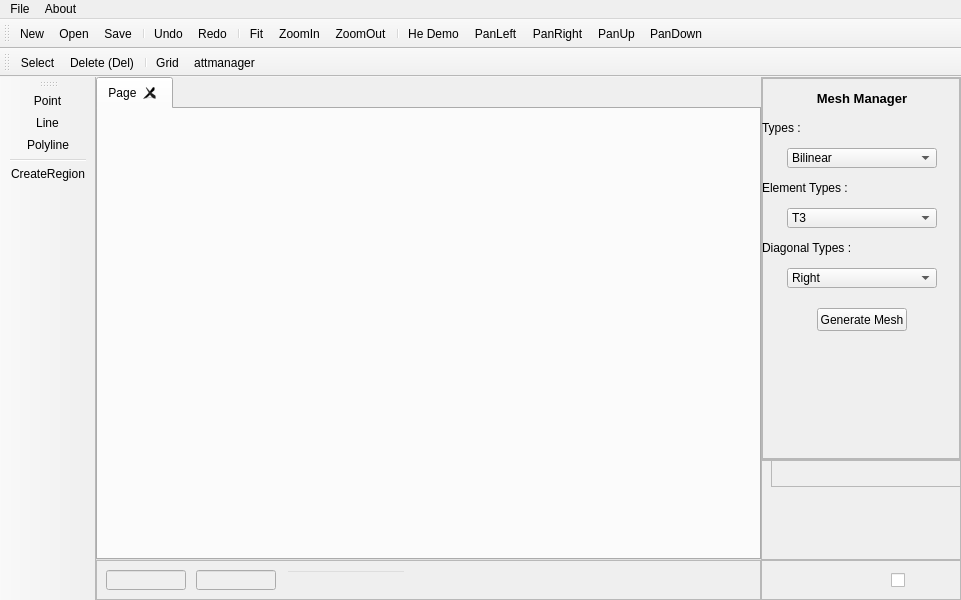
<?xml version="1.0" encoding="UTF-8"?>
<ui version="4.0">
 <class>MainWindow</class>
 <widget class="QMainWindow" name="MainWindow">
  <property name="geometry">
   <rect>
    <x>0</x>
    <y>0</y>
    <width>900</width>
    <height>600</height>
   </rect>
  </property>
  <property name="windowTitle">
   <string>GM2DTool</string>
  </property>
  <widget class="QWidget" name="centralwidget">
   <layout class="QVBoxLayout" name="verticalLayout">
    <property name="spacing">
     <number>0</number>
    </property>
    <property name="leftMargin">
     <number>0</number>
    </property>
    <property name="topMargin">
     <number>0</number>
    </property>
    <property name="rightMargin">
     <number>0</number>
    </property>
    <property name="bottomMargin">
     <number>0</number>
    </property>
    <item>
     <widget class="QFrame" name="centralFrame">
      <property name="frameShape">
       <enum>QFrame::NoFrame</enum>
      </property>
      <property name="frameShadow">
       <enum>QFrame::Raised</enum>
      </property>
      <layout class="QHBoxLayout" name="horizontalLayout">
       <property name="spacing">
        <number>0</number>
       </property>
       <property name="leftMargin">
        <number>0</number>
       </property>
       <property name="topMargin">
        <number>0</number>
       </property>
       <property name="rightMargin">
        <number>0</number>
       </property>
       <property name="bottomMargin">
        <number>0</number>
       </property>
       <item>
        <widget class="QTabWidget" name="tabWidget">
         <property name="styleSheet">
          <string notr="true">image: url(:/Logo/puc-rio.png);</string>
         </property>
         <property name="currentIndex">
          <number>0</number>
         </property>
         <property name="usesScrollButtons">
          <bool>true</bool>
         </property>
         <property name="tabsClosable">
          <bool>true</bool>
         </property>
         <property name="movable">
          <bool>true</bool>
         </property>
         <widget class="QWidget" name="tab">
          <attribute name="title">
           <string>Page</string>
          </attribute>
         </widget>
        </widget>
       </item>
       <item>
        <widget class="QFrame" name="leftFrame">
         <property name="minimumSize">
          <size>
           <width>200</width>
           <height>471</height>
          </size>
         </property>
         <property name="maximumSize">
          <size>
           <width>200</width>
           <height>16777215</height>
          </size>
         </property>
         <property name="styleSheet">
          <string notr="true"/>
         </property>
         <property name="frameShape">
          <enum>QFrame::NoFrame</enum>
         </property>
         <property name="frameShadow">
          <enum>QFrame::Plain</enum>
         </property>
         <property name="lineWidth">
          <number>0</number>
         </property>
         <layout class="QVBoxLayout" name="verticalLayout_2">
          <property name="spacing">
           <number>0</number>
          </property>
          <property name="leftMargin">
           <number>0</number>
          </property>
          <property name="topMargin">
           <number>0</number>
          </property>
          <property name="rightMargin">
           <number>0</number>
          </property>
          <property name="bottomMargin">
           <number>0</number>
          </property>
          <item>
           <widget class="QFrame" name="leftToolbarFrame">
            <property name="minimumSize">
             <size>
              <width>198</width>
              <height>369</height>
             </size>
            </property>
            <property name="frameShape">
             <enum>QFrame::StyledPanel</enum>
            </property>
            <property name="frameShadow">
             <enum>QFrame::Raised</enum>
            </property>
            <layout class="QVBoxLayout" name="verticalLayout_4">
             <property name="spacing">
              <number>0</number>
             </property>
             <property name="leftMargin">
              <number>0</number>
             </property>
             <property name="topMargin">
              <number>0</number>
             </property>
             <property name="rightMargin">
              <number>0</number>
             </property>
             <property name="bottomMargin">
              <number>0</number>
             </property>
             <item>
              <widget class="QFrame" name="meshFrame">
               <property name="frameShape">
                <enum>QFrame::StyledPanel</enum>
               </property>
               <property name="frameShadow">
                <enum>QFrame::Raised</enum>
               </property>
               <widget class="QLabel" name="mainTitlelabel">
                <property name="geometry">
                 <rect>
                  <x>0</x>
                  <y>10</y>
                  <width>200</width>
                  <height>20</height>
                 </rect>
                </property>
                <property name="font">
                 <font>
                  <pointsize>10</pointsize>
                  <weight>75</weight>
                  <bold>true</bold>
                 </font>
                </property>
                <property name="text">
                 <string>Mesh Manager</string>
                </property>
                <property name="alignment">
                 <set>Qt::AlignCenter</set>
                </property>
               </widget>
               <widget class="QComboBox" name="meshcomboBox">
                <property name="geometry">
                 <rect>
                  <x>25</x>
                  <y>70</y>
                  <width>150</width>
                  <height>20</height>
                 </rect>
                </property>
                <property name="currentText">
                 <string>Bilinear</string>
                </property>
                <item>
                 <property name="text">
                  <string>Bilinear</string>
                 </property>
                </item>
                <item>
                 <property name="text">
                  <string>Trilinear</string>
                 </property>
                </item>
                <item>
                 <property name="text">
                  <string>Delaunay</string>
                 </property>
                </item>
               </widget>
               <widget class="QLabel" name="meshTypesLabel">
                <property name="geometry">
                 <rect>
                  <x>0</x>
                  <y>40</y>
                  <width>200</width>
                  <height>20</height>
                 </rect>
                </property>
                <property name="text">
                 <string>Types :</string>
                </property>
               </widget>
               <widget class="QLabel" name="elemTypesLAbel">
                <property name="geometry">
                 <rect>
                  <x>0</x>
                  <y>100</y>
                  <width>200</width>
                  <height>20</height>
                 </rect>
                </property>
                <property name="text">
                 <string>Element Types :</string>
                </property>
               </widget>
               <widget class="QComboBox" name="elemcomboBox">
                <property name="geometry">
                 <rect>
                  <x>25</x>
                  <y>130</y>
                  <width>150</width>
                  <height>20</height>
                 </rect>
                </property>
                <item>
                 <property name="text">
                  <string>T3</string>
                 </property>
                </item>
                <item>
                 <property name="text">
                  <string>T6</string>
                 </property>
                </item>
                <item>
                 <property name="text">
                  <string>Q4</string>
                 </property>
                </item>
                <item>
                 <property name="text">
                  <string>Q8</string>
                 </property>
                </item>
               </widget>
               <widget class="QLabel" name="diagTypesLabel">
                <property name="geometry">
                 <rect>
                  <x>0</x>
                  <y>160</y>
                  <width>200</width>
                  <height>20</height>
                 </rect>
                </property>
                <property name="text">
                 <string>Diagonal Types :</string>
                </property>
               </widget>
               <widget class="QComboBox" name="diagcomboBox">
                <property name="geometry">
                 <rect>
                  <x>25</x>
                  <y>190</y>
                  <width>150</width>
                  <height>20</height>
                 </rect>
                </property>
                <item>
                 <property name="text">
                  <string>Right</string>
                 </property>
                </item>
                <item>
                 <property name="text">
                  <string>Left</string>
                 </property>
                </item>
                <item>
                 <property name="text">
                  <string>Union Jack</string>
                 </property>
                </item>
                <item>
                 <property name="text">
                  <string>Optimal</string>
                 </property>
                </item>
               </widget>
               <widget class="QPushButton" name="genMeshpushButton">
                <property name="geometry">
                 <rect>
                  <x>55</x>
                  <y>230</y>
                  <width>90</width>
                  <height>23</height>
                 </rect>
                </property>
                <property name="text">
                 <string>Generate Mesh</string>
                </property>
               </widget>
              </widget>
             </item>
            </layout>
           </widget>
          </item>
          <item>
           <widget class="QFrame" name="logoFrame">
            <property name="minimumSize">
             <size>
              <width>200</width>
              <height>100</height>
             </size>
            </property>
            <property name="maximumSize">
             <size>
              <width>16777215</width>
              <height>100</height>
             </size>
            </property>
            <property name="styleSheet">
             <string notr="true">image: url(:/PAth/femep-icon.png);</string>
            </property>
            <property name="frameShape">
             <enum>QFrame::StyledPanel</enum>
            </property>
            <property name="frameShadow">
             <enum>QFrame::Raised</enum>
            </property>
            <widget class="QFrame" name="frame">
             <property name="geometry">
              <rect>
               <x>10</x>
               <y>-350</y>
               <width>200</width>
               <height>377</height>
              </rect>
             </property>
             <property name="frameShape">
              <enum>QFrame::StyledPanel</enum>
             </property>
             <property name="frameShadow">
              <enum>QFrame::Raised</enum>
             </property>
            </widget>
           </widget>
          </item>
         </layout>
        </widget>
       </item>
      </layout>
     </widget>
    </item>
    <item>
     <widget class="QFrame" name="downToolbarFrame">
      <property name="minimumSize">
       <size>
        <width>865</width>
        <height>40</height>
       </size>
      </property>
      <property name="maximumSize">
       <size>
        <width>16777215</width>
        <height>40</height>
       </size>
      </property>
      <property name="styleSheet">
       <string notr="true"/>
      </property>
      <property name="frameShape">
       <enum>QFrame::NoFrame</enum>
      </property>
      <property name="frameShadow">
       <enum>QFrame::Plain</enum>
      </property>
      <property name="lineWidth">
       <number>0</number>
      </property>
      <layout class="QHBoxLayout" name="horizontalLayout_3">
       <property name="spacing">
        <number>0</number>
       </property>
       <property name="leftMargin">
        <number>0</number>
       </property>
       <property name="topMargin">
        <number>0</number>
       </property>
       <property name="rightMargin">
        <number>0</number>
       </property>
       <property name="bottomMargin">
        <number>0</number>
       </property>
       <item>
        <widget class="QFrame" name="downRightToolbarFrame">
         <property name="frameShape">
          <enum>QFrame::StyledPanel</enum>
         </property>
         <property name="frameShadow">
          <enum>QFrame::Raised</enum>
         </property>
         <widget class="QLineEdit" name="lineXCoords">
          <property name="enabled">
           <bool>false</bool>
          </property>
          <property name="geometry">
           <rect>
            <x>10</x>
            <y>10</y>
            <width>80</width>
            <height>20</height>
           </rect>
          </property>
          <property name="maximumSize">
           <size>
            <width>80</width>
            <height>16777215</height>
           </size>
          </property>
          <property name="styleSheet">
           <string notr="true">color: rgb(0, 0, 0);</string>
          </property>
          <property name="alignment">
           <set>Qt::AlignCenter</set>
          </property>
         </widget>
         <widget class="QLineEdit" name="lineYCoords">
          <property name="enabled">
           <bool>false</bool>
          </property>
          <property name="geometry">
           <rect>
            <x>100</x>
            <y>10</y>
            <width>80</width>
            <height>20</height>
           </rect>
          </property>
          <property name="maximumSize">
           <size>
            <width>80</width>
            <height>16777215</height>
           </size>
          </property>
          <property name="styleSheet">
           <string notr="true">color: rgb(0, 0, 0);</string>
          </property>
          <property name="frame">
           <bool>true</bool>
          </property>
          <property name="alignment">
           <set>Qt::AlignCenter</set>
          </property>
         </widget>
         <widget class="QLineEdit" name="lineLenght">
          <property name="enabled">
           <bool>false</bool>
          </property>
          <property name="geometry">
           <rect>
            <x>190</x>
            <y>10</y>
            <width>120</width>
            <height>20</height>
           </rect>
          </property>
          <property name="styleSheet">
           <string notr="true">color: rgb(255, 0, 0);background-color:transparent;</string>
          </property>
          <property name="frame">
           <bool>true</bool>
          </property>
          <property name="alignment">
           <set>Qt::AlignCenter</set>
          </property>
         </widget>
        </widget>
       </item>
       <item>
        <widget class="QFrame" name="downLeftToolbarFrame">
         <property name="minimumSize">
          <size>
           <width>200</width>
           <height>38</height>
          </size>
         </property>
         <property name="maximumSize">
          <size>
           <width>200</width>
           <height>16777215</height>
          </size>
         </property>
         <property name="frameShape">
          <enum>QFrame::StyledPanel</enum>
         </property>
         <property name="frameShadow">
          <enum>QFrame::Raised</enum>
         </property>
         <widget class="QCheckBox" name="snapcheckBox">
          <property name="enabled">
           <bool>true</bool>
          </property>
          <property name="geometry">
           <rect>
            <x>130</x>
            <y>10</y>
            <width>70</width>
            <height>20</height>
           </rect>
          </property>
          <property name="sizePolicy">
           <sizepolicy hsizetype="Fixed" vsizetype="Fixed">
            <horstretch>0</horstretch>
            <verstretch>0</verstretch>
           </sizepolicy>
          </property>
          <property name="contextMenuPolicy">
           <enum>Qt::DefaultContextMenu</enum>
          </property>
          <property name="acceptDrops">
           <bool>false</bool>
          </property>
          <property name="layoutDirection">
           <enum>Qt::LeftToRight</enum>
          </property>
          <property name="autoFillBackground">
           <bool>false</bool>
          </property>
          <property name="styleSheet">
           <string notr="true">color: rgb(0, 0, 0);
image: url(:/Logo/Snap-to-grid.png);</string>
          </property>
          <property name="text">
           <string/>
          </property>
          <property name="tristate">
           <bool>false</bool>
          </property>
         </widget>
        </widget>
       </item>
      </layout>
     </widget>
    </item>
   </layout>
  </widget>
  <widget class="QMenuBar" name="menubar">
   <property name="geometry">
    <rect>
     <x>0</x>
     <y>0</y>
     <width>900</width>
     <height>21</height>
    </rect>
   </property>
   <property name="styleSheet">
    <string notr="true"/>
   </property>
   <widget class="QMenu" name="menuFile">
    <property name="autoFillBackground">
     <bool>false</bool>
    </property>
    <property name="title">
     <string>File</string>
    </property>
    <addaction name="actionNewFile"/>
    <addaction name="actionOpenFile"/>
    <addaction name="actionSaveFile"/>
    <addaction name="actionExit"/>
   </widget>
   <widget class="QMenu" name="menuAbout">
    <property name="title">
     <string>About</string>
    </property>
   </widget>
   <addaction name="menuFile"/>
   <addaction name="menuAbout"/>
  </widget>
  <widget class="QToolBar" name="mainToolBar">
   <property name="windowTitle">
    <string>mainToolBar</string>
   </property>
   <property name="styleSheet">
    <string notr="true"/>
   </property>
   <attribute name="toolBarArea">
    <enum>TopToolBarArea</enum>
   </attribute>
   <attribute name="toolBarBreak">
    <bool>false</bool>
   </attribute>
   <addaction name="actionNewFile"/>
   <addaction name="actionOpenFile"/>
   <addaction name="actionSaveFile"/>
   <addaction name="separator"/>
   <addaction name="actionUndo"/>
   <addaction name="actionRedo"/>
   <addaction name="separator"/>
   <addaction name="actionFit"/>
   <addaction name="actionZoomIn"/>
   <addaction name="actionZoomOut"/>
   <addaction name="separator"/>
   <addaction name="actionHe_Demo"/>
   <addaction name="actionPanLeft"/>
   <addaction name="actionPanRight"/>
   <addaction name="actionPanUp"/>
   <addaction name="actionPanDown"/>
  </widget>
  <widget class="QToolBar" name="secondToolBar">
   <property name="windowTitle">
    <string>secondToolBar</string>
   </property>
   <property name="styleSheet">
    <string notr="true"/>
   </property>
   <attribute name="toolBarArea">
    <enum>TopToolBarArea</enum>
   </attribute>
   <attribute name="toolBarBreak">
    <bool>true</bool>
   </attribute>
   <addaction name="actionSelect"/>
   <addaction name="actionDelete"/>
   <addaction name="separator"/>
   <addaction name="actionGrid"/>
   <addaction name="actionAttmanager"/>
  </widget>
  <widget class="QToolBar" name="modelingToolBar">
   <property name="windowTitle">
    <string>modelingToolBar</string>
   </property>
   <property name="styleSheet">
    <string notr="true"/>
   </property>
   <attribute name="toolBarArea">
    <enum>LeftToolBarArea</enum>
   </attribute>
   <attribute name="toolBarBreak">
    <bool>false</bool>
   </attribute>
   <addaction name="actionPoint"/>
   <addaction name="actionLine"/>
   <addaction name="actionPolyline"/>
   <addaction name="separator"/>
   <addaction name="actionCreateRegion"/>
  </widget>
  <action name="actionLine">
   <property name="checkable">
    <bool>true</bool>
   </property>
   <property name="icon">
    <iconset>
     <normaloff>icons/Editing-Line-icon.png</normaloff>icons/Editing-Line-icon.png</iconset>
   </property>
   <property name="text">
    <string>Line</string>
   </property>
   <property name="toolTip">
    <string>Line (L)</string>
   </property>
   <property name="shortcut">
    <string>L</string>
   </property>
  </action>
  <action name="actionOpenFile">
   <property name="icon">
    <iconset>
     <normalon>icons/openfile.png</normalon>
    </iconset>
   </property>
   <property name="text">
    <string>Open</string>
   </property>
   <property name="toolTip">
    <string>Open File (Ctrl + O)</string>
   </property>
   <property name="shortcut">
    <string>Ctrl+O</string>
   </property>
  </action>
  <action name="actionSaveFile">
   <property name="icon">
    <iconset>
     <normalon>icons/savefile.png</normalon>
    </iconset>
   </property>
   <property name="text">
    <string>Save</string>
   </property>
   <property name="toolTip">
    <string>Save File (Ctrl + S)</string>
   </property>
   <property name="shortcut">
    <string>Ctrl+S</string>
   </property>
  </action>
  <action name="actionExit">
   <property name="icon">
    <iconset>
     <normalon>icons/exit.png</normalon>
    </iconset>
   </property>
   <property name="text">
    <string>Exit</string>
   </property>
  </action>
  <action name="actionFit">
   <property name="icon">
    <iconset>
     <normalon>icons/fit.png</normalon>
    </iconset>
   </property>
   <property name="text">
    <string>Fit</string>
   </property>
   <property name="toolTip">
    <string>Fit (F)</string>
   </property>
   <property name="shortcut">
    <string>F</string>
   </property>
  </action>
  <action name="actionZoomIn">
   <property name="checkable">
    <bool>false</bool>
   </property>
   <property name="icon">
    <iconset>
     <normalon>icons/Zoomin.png</normalon>
    </iconset>
   </property>
   <property name="text">
    <string>ZoomIn</string>
   </property>
   <property name="toolTip">
    <string>ZoomIn</string>
   </property>
  </action>
  <action name="actionZoomOut">
   <property name="icon">
    <iconset>
     <normalon>icons/zoom-out.png</normalon>
    </iconset>
   </property>
   <property name="text">
    <string>ZoomOut</string>
   </property>
   <property name="toolTip">
    <string>ZoomOut</string>
   </property>
  </action>
  <action name="actionPanRight">
   <property name="icon">
    <iconset>
     <normalon>icons/panright.png</normalon>
    </iconset>
   </property>
   <property name="text">
    <string>PanRight</string>
   </property>
   <property name="toolTip">
    <string>PanRight</string>
   </property>
   <property name="shortcut">
    <string>Right</string>
   </property>
  </action>
  <action name="actionPanLeft">
   <property name="icon">
    <iconset>
     <normalon>icons/panleft.png</normalon>
    </iconset>
   </property>
   <property name="text">
    <string>PanLeft</string>
   </property>
   <property name="toolTip">
    <string>PanLeft</string>
   </property>
   <property name="shortcut">
    <string>Left</string>
   </property>
  </action>
  <action name="actionPanUp">
   <property name="icon">
    <iconset>
     <normalon>icons/panup.png</normalon>
    </iconset>
   </property>
   <property name="text">
    <string>PanUp</string>
   </property>
   <property name="toolTip">
    <string>PanUp</string>
   </property>
   <property name="shortcut">
    <string>Up</string>
   </property>
  </action>
  <action name="actionPanDown">
   <property name="icon">
    <iconset>
     <normalon>icons/pandown.png</normalon>
    </iconset>
   </property>
   <property name="text">
    <string>PanDown</string>
   </property>
   <property name="toolTip">
    <string>PanDown</string>
   </property>
   <property name="shortcut">
    <string>Down</string>
   </property>
  </action>
  <action name="actionGrid">
   <property name="icon">
    <iconset>
     <normaloff>icons/pattern_grid-35-512.png</normaloff>
     <normalon>icons/grid.png</normalon>icons/pattern_grid-35-512.png</iconset>
   </property>
   <property name="text">
    <string>Grid</string>
   </property>
   <property name="toolTip">
    <string>Set Grid (G)</string>
   </property>
   <property name="shortcut">
    <string>G</string>
   </property>
  </action>
  <action name="actionPolyline">
   <property name="checkable">
    <bool>true</bool>
   </property>
   <property name="icon">
    <iconset>
     <normalon>icons/polyline.png</normalon>
    </iconset>
   </property>
   <property name="text">
    <string>Polyline</string>
   </property>
   <property name="toolTip">
    <string>Polyline (Shift + P)</string>
   </property>
   <property name="shortcut">
    <string>Shift+P</string>
   </property>
  </action>
  <action name="actionDelete">
   <property name="icon">
    <iconset>
     <normaloff>icons/delete-icon.png</normaloff>
     <normalon>icons/delete-icon.png</normalon>icons/delete-icon.png</iconset>
   </property>
   <property name="text">
    <string>Delete (Del)</string>
   </property>
   <property name="shortcut">
    <string>Del</string>
   </property>
  </action>
  <action name="actionSelect">
   <property name="checkable">
    <bool>true</bool>
   </property>
   <property name="icon">
    <iconset>
     <normalon>icons/Cursor-Select-icon.png</normalon>
    </iconset>
   </property>
   <property name="text">
    <string>Select</string>
   </property>
   <property name="toolTip">
    <string>Select (S)</string>
   </property>
   <property name="shortcut">
    <string>S</string>
   </property>
  </action>
  <action name="actionNewFile">
   <property name="icon">
    <iconset>
     <normaloff>icons/new-file.png</normaloff>
     <normalon>icons/new-file.png</normalon>icons/new-file.png</iconset>
   </property>
   <property name="text">
    <string>New</string>
   </property>
   <property name="toolTip">
    <string>New File (Ctrl + N)</string>
   </property>
   <property name="shortcut">
    <string>Ctrl+N</string>
   </property>
  </action>
  <action name="actionCreateRegion">
   <property name="icon">
    <iconset>
     <normaloff>icons/region.png</normaloff>icons/region.png</iconset>
   </property>
   <property name="text">
    <string>CreateRegion</string>
   </property>
   <property name="toolTip">
    <string>Create Region </string>
   </property>
  </action>
  <action name="actionPoint">
   <property name="checkable">
    <bool>true</bool>
   </property>
   <property name="icon">
    <iconset>
     <normaloff>icons/point-icon.png</normaloff>
     <normalon>icons/point-icon.png</normalon>icons/point-icon.png</iconset>
   </property>
   <property name="text">
    <string>Point</string>
   </property>
   <property name="toolTip">
    <string>Point (P)</string>
   </property>
   <property name="shortcut">
    <string>P</string>
   </property>
  </action>
  <action name="actionUndo">
   <property name="icon">
    <iconset>
     <normaloff>icons/undo-icon.png</normaloff>icons/undo-icon.png</iconset>
   </property>
   <property name="text">
    <string>Undo</string>
   </property>
   <property name="toolTip">
    <string>Undo (Ctrl + Z)</string>
   </property>
   <property name="shortcut">
    <string>Ctrl+Z</string>
   </property>
  </action>
  <action name="actionRedo">
   <property name="icon">
    <iconset>
     <normaloff>icons/redo-icon.png</normaloff>icons/redo-icon.png</iconset>
   </property>
   <property name="text">
    <string>Redo</string>
   </property>
   <property name="toolTip">
    <string>Redo (Ctrl + X)</string>
   </property>
   <property name="shortcut">
    <string>Ctrl+X</string>
   </property>
  </action>
  <action name="actionHe_Demo">
   <property name="icon">
    <iconset>
     <normalon>icons/he-demo-icon.png</normalon>
     <disabledoff>icons/he-demo-icon.png</disabledoff>
    </iconset>
   </property>
   <property name="text">
    <string>He Demo</string>
   </property>
   <property name="toolTip">
    <string>He Demonstration</string>
   </property>
  </action>
  <action name="actionAttmanager">
   <property name="checkable">
    <bool>true</bool>
   </property>
   <property name="icon">
    <iconset>
     <normaloff>icons/att-icon.png</normaloff>icons/att-icon.png</iconset>
   </property>
   <property name="text">
    <string>attmanager</string>
   </property>
   <property name="toolTip">
    <string>Atributte Manager</string>
   </property>
   <property name="shortcut">
    <string>A</string>
   </property>
  </action>
 </widget>
 <resources>
  <include location="icons/files.qrc"/>
 </resources>
 <connections/>
</ui>
